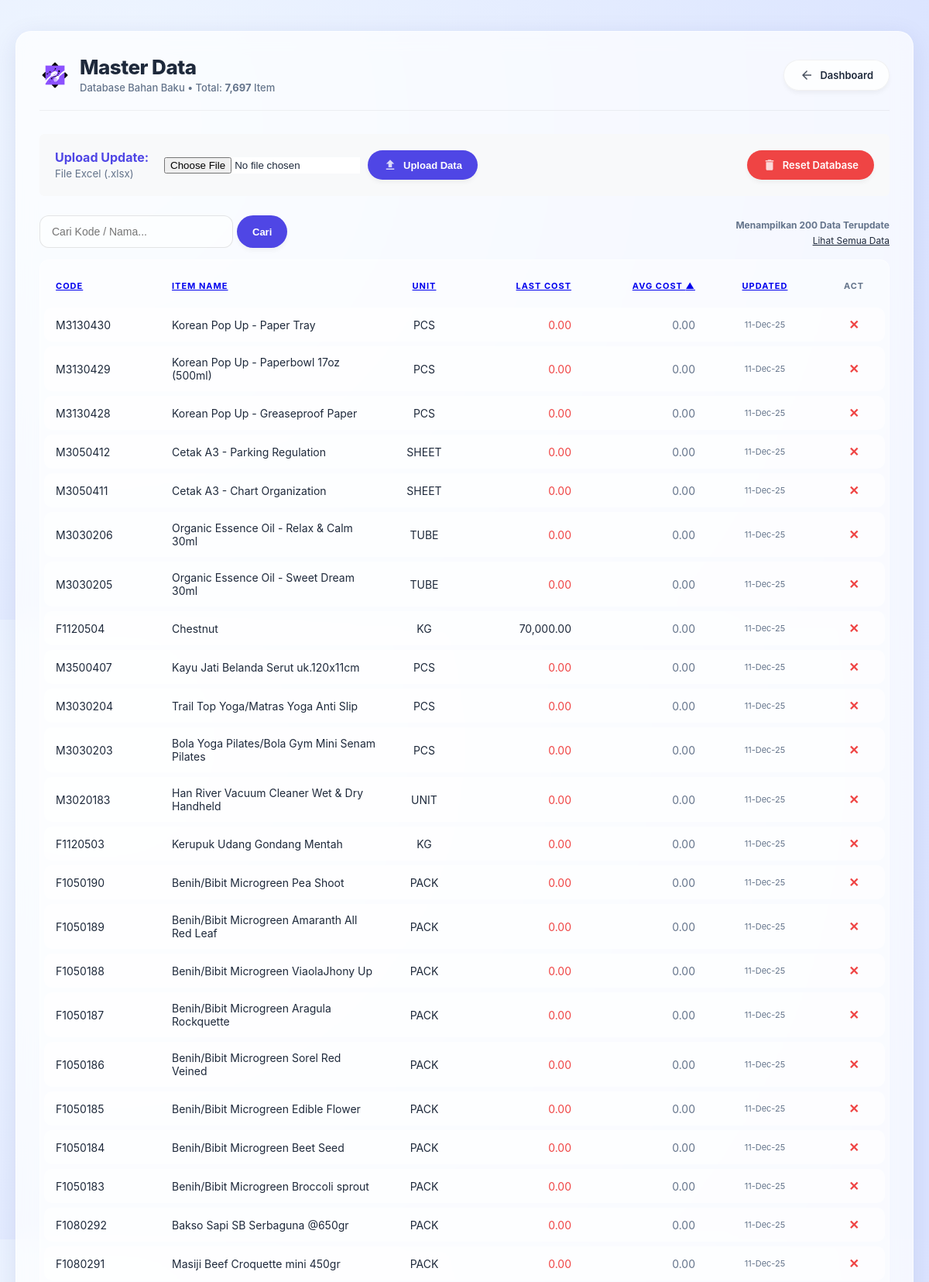
The app's page /import_master.php?sort=unit_cost&order=ASC (upper part) with its own data.
### tables this page shows
CREATE TABLE items (
        code TEXT PRIMARY KEY,
        name TEXT,
        blocked INTEGER DEFAULT 0,
        unit TEXT,
        inventory REAL DEFAULT 0,
        costing_method TEXT DEFAULT 'Average',
        unit_cost REAL DEFAULT 0,
        last_direct_cost REAL DEFAULT 0,
        gen_prod_post_group TEXT,
        vat_prod_post_group TEXT,
        inv_post_group TEXT,
        reorder_quantity REAL DEFAULT 0,
        system_id TEXT,
        last_modified TEXT,
        last_modified_by TEXT
    , last_updated DATETIME);

### import_master.php (the view, shortened to what this page needs)
<?php
require 'db.php';
$search = $_GET['q'] ?? '';
$show_all = isset($_GET['show_all']);
$limit_default = 200;
$sort_col = $_GET['sort'] ?? 'last_updated';
$sort_order = $_GET['order'] ?? 'DESC';
function getSortLink($col, $label, $curCol, $curOrd) {
    global $search, $show_all;
    $newOrd = ($curCol == $col && $curOrd == 'ASC') ? 'DESC' : 'ASC';
    $icon = ($curCol == $col) ? ($curOrd == 'ASC' ? ' ▲' : ' ▼') : '';
    $url = "?sort=$col&order=$newOrd" . ($search ? "&q=$search" : "") . ($show_all ? "&show_all=1" : "");
    return "<a href='$url'>$label$icon</a>";
}
if ($search) {
    $sql = "SELECT * FROM items WHERE code LIKE ? OR name LIKE ? ORDER BY $sort_col $sort_order";
    $stmt = $pdo->prepare($sql);
    $stmt->execute(["%$search%", "%$search%"]);
    $items = $stmt->fetchAll();
    $view_label = "Hasil Pencarian: " . count($items) . " item";
} elseif ($show_all) {
    $items = $pdo->query("SELECT * FROM items ORDER BY $sort_col $sort_order")->fetchAll();
    $view_label = "Menampilkan SEMUA DATA";
} else {
    $items = $pdo->query("SELECT * FROM items ORDER BY $sort_col $sort_order LIMIT $limit_default")->fetchAll();
    $view_label = "Menampilkan $limit_default Data Terupdate";
}
$total_db = $pdo->query("SELECT COUNT(*) FROM items")->fetchColumn();
?>
<!DOCTYPE html>
<html lang="id">
<head>
    <link rel="stylesheet" href="style.css">
</head>
<body>
<div class="container">
    <div class="page-header">
        <div class="page-title">
            <div class="brand-wrapper">
                <img src="assets/app-logo.png" alt="Logo" class="app-logo">
                <div>
                    <h1>Master Data</h1>
                    <span>Database Bahan Baku • Total: <strong><?php echo number_format($total_db); ?></strong> Item</span>
                </div>
            </div>
        </div>
        <a href="index.php" class="btn btn-secondary">
            <svg class="icon" viewBox="0 0 24 24"><path d="M20 11H7.83l5.59-5.59L12 4l-8 8 8 8 1.41-1.41L7.83 13H20v-2z"/></svg>
            Dashboard
        </a>
    </div>
    <div style="background: #f8f9fa; padding: 20px; border: 1px solid var(--border); border-radius: 6px; margin-bottom: 25px;">
        <div style="display:flex; justify-content:space-between; align-items:center;">
            <form method="post" enctype="multipart/form-data" style="display: flex; gap: 10px; align-items: center; flex:1;">
                <div style="margin-right:10px;">
                    <strong style="color:var(--primary);">Upload Update:</strong><br>
                    <small style="color:var(--text-muted);">File Excel (.xlsx)</small>
                </div>
                <input type="file" name="file" accept=".csv, .xlsx, .xls" required style="background:white; max-width:300px;">
                <button type="submit" name="upload" class="btn btn-primary">
                    <svg class="icon" viewBox="0 0 24 24"><path d="M9 16h6v-6h4l-7-7-7 7h4zm-4 2h14v2H5z"/></svg>
                    Upload Data
                </button>
            </form>
            <a href="import_master.php?action=reset_all" class="btn btn-danger"
               onclick="return confirm('PERINGATAN KERAS!\n\nAnda akan MENGHAPUS SEMUA DATA Master Item.\n\nYakin?');">
               <svg class="icon" viewBox="0 0 24 24"><path d="M6 19c0 1.1.9 2 2 2h8c1.1 0 2-.9 2-2V7H6v12zM19 4h-3.5l-1-1h-5l-1 1H5v2h14V4z"/></svg>
               Reset Database
            </a>
        </div>
    </div>
    <div style="display:flex; justify-content:space-between; align-items:center; margin-bottom:15px;">
        <form method="get" style="display:flex; gap:5px;">
            <input type="text" name="q" placeholder="Cari Kode / Nama..." value="<?php echo htmlspecialchars($search); ?>" style="width:250px;">
            <button type="submit" class="btn btn-primary">Cari</button>
        </form>
        <div class="text-right">
            <span style="font-size:12px; color:var(--text-muted); font-weight:bold;"><?php echo $view_label; ?></span><br>
            <?php if(!$search && !$show_all): ?>
                <a href="import_master.php?show_all=1" style="font-size:12px; color:var(--accent);">Lihat Semua Data</a>
            <?php endif; ?>
        </div>
    </div>
    <div class="table-responsive">
        <table>
            <thead>
                <tr>
                    <th style="width:120px;"><?php echo getSortLink('code', 'Code', $sort_col, $sort_order); ?></th>
                    <th><?php echo getSortLink('name', 'Item Name', $sort_col, $sort_order); ?></th>
                    <th style="width:60px;" class="text-center"><?php echo getSortLink('unit', 'Unit', $sort_col, $sort_order); ?></th>
                    <th style="width:130px;" class="text-right"><?php echo getSortLink('last_direct_cost', 'Last Cost', $sort_col, $sort_order); ?></th>
                    <th style="width:130px;" class="text-right"><?php echo getSortLink('unit_cost', 'Avg Cost', $sort_col, $sort_order); ?></th>
                    <th style="width:120px;" class="text-center"><?php echo getSortLink('last_updated', 'Updated', $sort_col, $sort_order); ?></th>
                    <th style="width:50px;" class="text-center">Act</th>
                </tr>
            </thead>
            <tbody>
                <?php foreach($items as $item): ?>
                <tr>
                    <td class="font-mono text-bold" style="color:var(--accent);"><?php echo htmlspecialchars($item['code']); ?></td>
                    <td><?php echo htmlspecialchars($item['name']); ?></td>
                    <td class="text-center text-bold"><?php echo htmlspecialchars($item['unit']); ?></td>
                    <td class="text-right font-mono" style="<?php echo ($item['last_direct_cost'] == 0) ? 'color:var(--danger);' : ''; ?>">
                        <?php echo number_format($item['last_direct_cost'], 2); ?>
                    </td>
                    <td class="text-right font-mono" style="color:var(--text-muted);">
                        <?php echo number_format($item['unit_cost'], 2); ?>
                    </td>
                    <td class="text-center" style="font-size:11px; color:var(--text-muted);">
                        <?php echo date('d-M-y', strtotime($item['last_updated'])); ?>
                    </td>
                    <td class="text-center">
                        <a href="import_master.php?action=delete&code=<?php echo urlencode($item['code']); ?>"
                           onclick="return confirm('Hapus Item?');" title="Hapus"
                           style="color:var(--danger); text-decoration:none; font-weight:bold; font-size:16px;">
                           ✕
                        </a>
                    </td>
                </tr>
                <?php endforeach; ?>
            </tbody>
        </table>
    </div>
</div>
</body>
</html>

### style.css (style rules this page uses)
:root { --glass-bg: rgba(255, 255, 255, 0.7); --glass-border: 1px solid rgba(255, 255, 255, 0.6); --glass-shadow: 0 8px 32px 0 rgba(31, 38, 135, 0.1); --backdrop: blur(12px); --primary: #4f46e5; --primary-hover: #4338ca; --text-main: #1e293b; --text-muted: #64748b; --danger: #ef4444; --success: #10b981; --radius-l: 20px; --radius-m: 12px; --radius-s: 8px; }
body { background: linear-gradient(135deg, #fdfbfb 0%, #ebedee 100%); background: radial-gradient(circle at 10% 20%, rgb(239, 246, 255) 0%, rgb(219, 228, 255) 90%); font-family: 'Inter', 'Segoe UI', sans-serif; color: var(--text-main); margin: 0; padding: 40px 20px; min-height: 100vh; }
.container { max-width: 1300px; margin: 0 auto; background: var(--glass-bg); backdrop-filter: var(--backdrop); -webkit-backdrop-filter: var(--backdrop); border: var(--glass-border); box-shadow: var(--glass-shadow); border-radius: var(--radius-l); padding: 30px; }
.page-header { display: flex; justify-content: space-between; align-items: center; margin-bottom: 30px; border-bottom: 1px solid rgba(0,0,0,0.05); padding-bottom: 20px; }
.page-title h1 { margin: 0; font-size: 26px; font-weight: 800; color: var(--text-main); letter-spacing: -0.5px; }
.page-title span { font-size: 13px; color: var(--text-muted); font-weight: 500; }
.btn, .btn-icon, button { display: inline-flex; align-items: center; gap: 8px; padding: 10px 20px; font-size: 13px; font-weight: 600; border: none; border-radius: 50px; cursor: pointer; text-decoration: none; transition: all 0.3s ease; box-shadow: 0 4px 6px -1px rgba(0, 0, 0, 0.05); }
.btn-primary, .btn-save, .btn-search, .btn-upload { background: var(--primary); color: white; }
.btn-secondary, .btn-back { background: rgba(255,255,255,0.8); color: var(--text-main); border: 1px solid rgba(0,0,0,0.05); }
.btn-danger, .btn-reset { background: var(--danger); color: white; }
input[type="text"], input[type="number"], .file-input, select { width: 100%; padding: 12px 15px; background: rgba(255, 255, 255, 0.5); border: 1px solid rgba(0,0,0,0.1); border-radius: var(--radius-m); font-size: 14px; color: var(--text-main); box-sizing: border-box; transition: 0.3s; }
.table-responsive { background: rgba(255,255,255,0.4); border-radius: var(--radius-m); padding: 5px; border: 1px solid rgba(255,255,255,0.5); }
table { width: 100%; border-collapse: separate; border-spacing: 0 6px; margin-top: 0; }
th { padding: 15px; font-size: 11px; font-weight: 700; text-transform: uppercase; color: var(--text-muted); letter-spacing: 1px; border: none; text-align: left; }
td { background: rgba(255, 255, 255, 0.6); padding: 12px 15px; border: none; font-size: 14px; }
tr td:first-child { border-top-left-radius: 10px; border-bottom-left-radius: 10px; }
tr td:last-child { border-top-right-radius: 10px; border-bottom-right-radius: 10px; }
.icon { width: 18px; height: 18px; fill: currentColor; opacity: 0.8; }
.text-center { text-align: center; }
.text-right { text-align: right; }
.app-logo { height: 40px; width: auto; display: block; }
.brand-wrapper { display: flex; align-items: center; gap: 12px; }

### records on screen
items: code "M3130430", name "Korean Pop Up - Paper Tray", unit "PCS", last_direct_cost "0.00", unit_cost "0.00", last_updated "11-Dec-25"
items: code "M3130429", name "Korean Pop Up - Paperbowl 17oz (500ml)", unit "PCS", last_direct_cost "0.00", unit_cost "0.00", last_updated "11-Dec-25"
items: code "M3130428", name "Korean Pop Up - Greaseproof Paper", unit "PCS", last_direct_cost "0.00", unit_cost "0.00", last_updated "11-Dec-25"
items: code "M3050412", name "Cetak A3 - Parking Regulation", unit "SHEET", last_direct_cost "0.00", unit_cost "0.00", last_updated "11-Dec-25"
items: code "M3050411", name "Cetak A3 - Chart Organization", unit "SHEET", last_direct_cost "0.00", unit_cost "0.00", last_updated "11-Dec-25"
items: code "M3030206", name "Organic Essence Oil - Relax & Calm 30ml", unit "TUBE", last_direct_cost "0.00", unit_cost "0.00", last_updated "11-Dec-25"
items: code "M3030205", name "Organic Essence Oil - Sweet Dream 30ml", unit "TUBE", last_direct_cost "0.00", unit_cost "0.00", last_updated "11-Dec-25"
items: code "F1120504", name "Chestnut", unit "KG", last_direct_cost "70,000.00", unit_cost "0.00", last_updated "11-Dec-25"
items: code "M3500407", name "Kayu Jati Belanda Serut uk.120x11cm", unit "PCS", last_direct_cost "0.00", unit_cost "0.00", last_updated "11-Dec-25"
items: code "M3030204", name "Trail Top Yoga/Matras Yoga Anti Slip", unit "PCS", last_direct_cost "0.00", unit_cost "0.00", last_updated "11-Dec-25"
items: code "M3030203", name "Bola Yoga Pilates/Bola Gym Mini Senam Pilates", unit "PCS", last_direct_cost "0.00", unit_cost "0.00", last_updated "11-Dec-25"
items: code "M3020183", name "Han River Vacuum Cleaner Wet & Dry Handheld", unit "UNIT", last_direct_cost "0.00", unit_cost "0.00", last_updated "11-Dec-25"
items: code "F1120503", name "Kerupuk Udang Gondang Mentah", unit "KG", last_direct_cost "0.00", unit_cost "0.00", last_updated "11-Dec-25"
items: code "F1050190", name "Benih/Bibit Microgreen Pea Shoot", unit "PACK", last_direct_cost "0.00", unit_cost "0.00", last_updated "11-Dec-25"
items: code "F1050189", name "Benih/Bibit Microgreen Amaranth All Red Leaf", unit "PACK", last_direct_cost "0.00", unit_cost "0.00", last_updated "11-Dec-25"
items: code "F1050188", name "Benih/Bibit Microgreen ViaolaJhony Up", unit "PACK", last_direct_cost "0.00", unit_cost "0.00", last_updated "11-Dec-25"
items: code "F1050187", name "Benih/Bibit Microgreen Aragula Rockquette", unit "PACK", last_direct_cost "0.00", unit_cost "0.00", last_updated "11-Dec-25"
items: code "F1050186", name "Benih/Bibit Microgreen Sorel Red Veined", unit "PACK", last_direct_cost "0.00", unit_cost "0.00", last_updated "11-Dec-25"
items: code "F1050185", name "Benih/Bibit Microgreen Edible Flower", unit "PACK", last_direct_cost "0.00", unit_cost "0.00", last_updated "11-Dec-25"
items: code "F1050184", name "Benih/Bibit Microgreen Beet Seed", unit "PACK", last_direct_cost "0.00", unit_cost "0.00", last_updated "11-Dec-25"
items: code "F1050183", name "Benih/Bibit Microgreen Broccoli sprout", unit "PACK", last_direct_cost "0.00", unit_cost "0.00", last_updated "11-Dec-25"
items: code "F1080292", name "Bakso Sapi SB Serbaguna @650gr", unit "PACK", last_direct_cost "0.00", unit_cost "0.00", last_updated "11-Dec-25"
items: code "F1080291", name "Masiji Beef Croquette mini 450gr", unit "PACK", last_direct_cost "0.00", unit_cost "0.00", last_updated "11-Dec-25"

### other values on screen
$total_db "7,697"
$view_label "Menampilkan 200 Data Terupdate"
$label "CODE ITEM NAME UNIT LAST COST AVG COST UPDATED"
$icon "▲"
